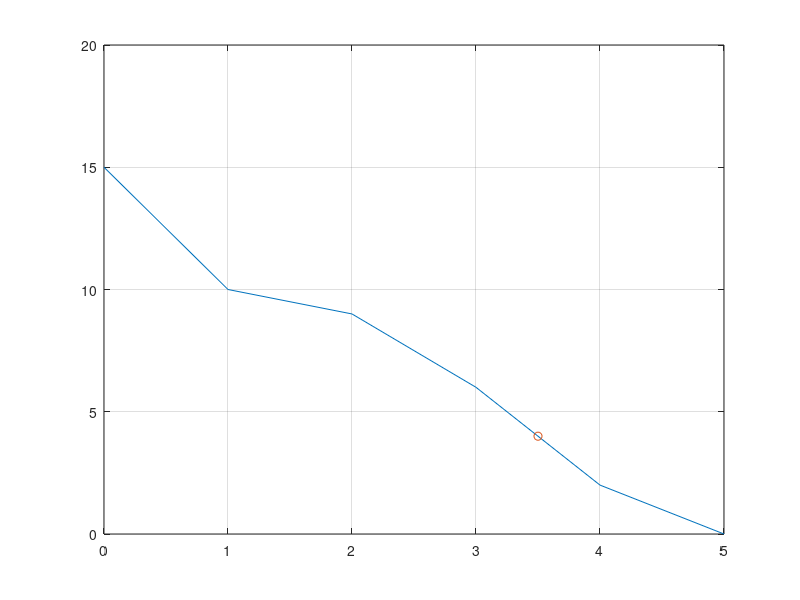

MATLAB code to generate this figure:
x = 0:5;
y = [15, 10, 9, 6, 2, 0];



new_x = 3.5;
new_y = interp1(x, y, new_x);

plot(x, y, new_x, new_y, '-o');
grid ON;